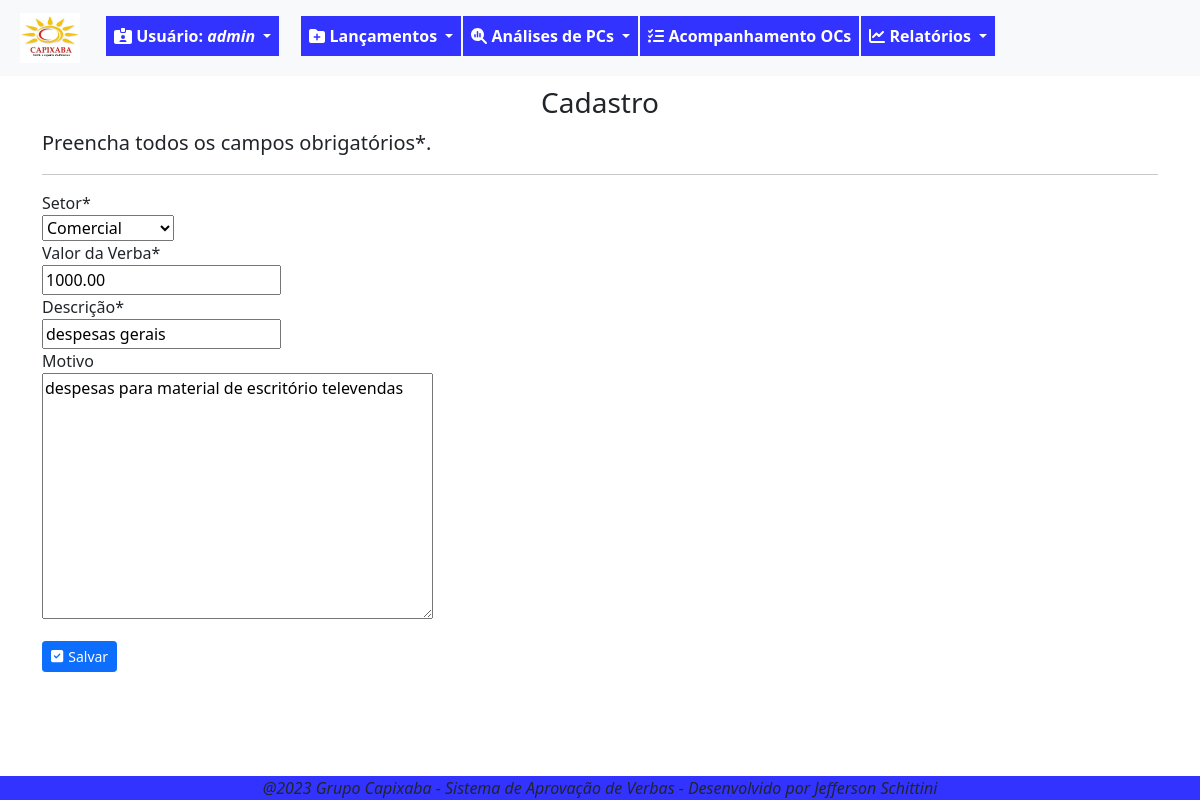
/verbas/alterar/1/ (signed in), run on an earlier commit of the app's database.
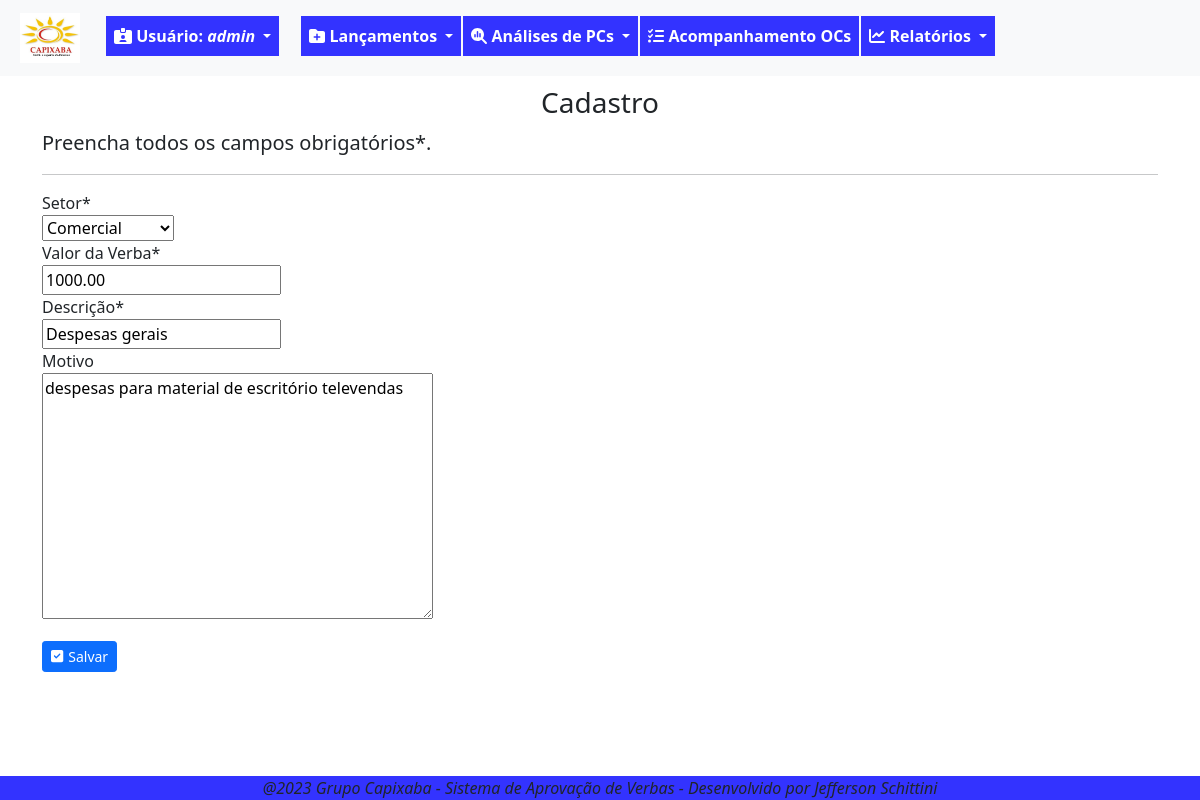
And on a later commit of the database.
### fluxo/models.py (models this page shows, shortened)
class Verba(models.Model):
    data_verba = models.DateTimeField(verbose_name='Data Lançamento', default=timezone.now)
    valor_verba = models.DecimalField(verbose_name='Valor da Verba', max_digits=9, decimal_places=2)
    setor_verba = models.ForeignKey(Setor, on_delete=models.PROTECT, verbose_name='Setor')
    desc_verba = models.CharField(verbose_name='Descrição', max_length=200)
    motivo_verba = models.TextField(verbose_name='Motivo', max_length=1000, blank=True, null=True)

### fluxo/views.py (the view)
# urls.py: path('verbas/alterar/<int:pk>/', VerbaUpdate.as_view(), name='alter-verbas'),
class VerbaUpdate(GroupRequiredMixin,LoginRequiredMixin, UpdateView):
    login_url = reverse_lazy('login')
    group_required = u'Aprovador'
    model = Verba
    fields = ['setor_verba','valor_verba','desc_verba','motivo_verba']
    template_name = 'fluxo/form-cad.html'
    success_url = reverse_lazy('lista-verbas')

### fluxo/models.py (called while the page is built)
    def __str__(self):
        return self.setor_desc

### fluxo/templates/fluxo/form-cad.html (shortened to what this page needs)
{% extends 'paginas/base.html' %}
{% load static %}
{% load crispy_forms_tags %}
{% block info_tela %}
    <h3 style="margin-top: 10px; text-align: center;">Cadastro</h3>
{% endblock info_tela %}
{% block conteudo %}
    <p class="lead">
        Preencha todos os campos obrigatórios*.
    </p>
    <hr>
    <form action="" method="post" enctype="multipart/form-data">
        {{ form|crispy }}
        <button type="submit" class="btn btn-primary mt-3 btn-sm">
            <i style="margin-right: 5px" class="fa-solid fa-square-check"></i>Salvar</button>
    </form>
{% endblock conteudo %}

What changed in the data, as far as the page shows it:
changed Verba "Comercial": desc_verba "despesas gerais" → "Despesas gerais"
